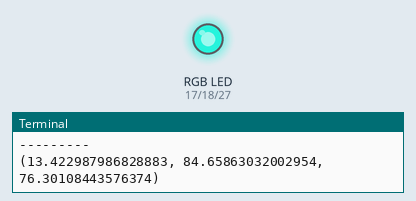
Recording of a program running on a simulated Raspberry Pi (BCM pin numbers). On the bench: an RGB LED mixed from three pins (HIGH = lit), the last lines printed to the terminal. Dim RGB values are drawn brighter than linear; random numbers come from a fixed seed.

Above: at 0.1 s.
At 4.7 s:
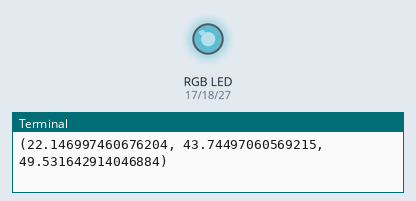
At 9.4 s:
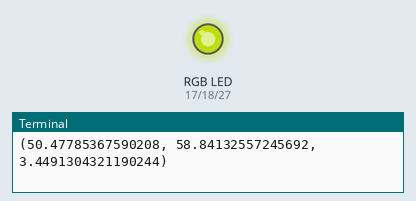
At 19.3 s:
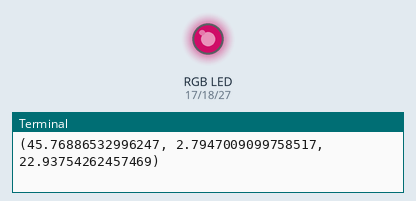
At 29.2 s:
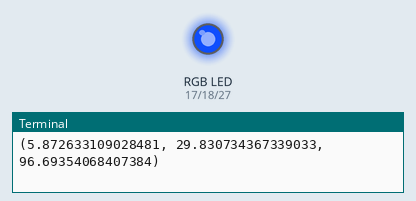
At 39.1 s:
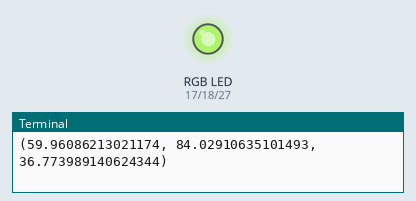
Timing chart, 0 to 40.0 s (numbered marks = the images above):
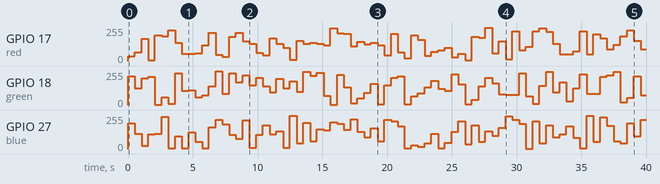

Measured:
- by itself, GPIO 17 (red): 0/255 → 34/255 at 0.00 s, → 65/255 0.52 s later, → 166/255 0.52 s later, → 7/255 0.52 s later, … (77 changes in this stretch)
- by itself, GPIO 27 (blue): 0/255 → 195/255 at 0.00 s, → 115/255 0.52 s later, → 24/255 0.52 s later, → 110/255 0.52 s later, … (77 changes in this stretch)

The program:

project6.py
```python
# http://raspberrypi.powersbrewery.com/project-6-rgb-led/

#!/usr/bin/env python
# -*- coding: utf-8 -*-
#
#  RGB_LED.py
#
# A short program to control an RGB LED by utilizing
# the PWM functions within the Python GPIO module
#
#  Copyright 2015  Ken Powers
#

# Import the modules used in the script
import random, time
import RPi.GPIO as GPIO
from random import randint

# Set GPIO to Broadcom system and set RGB Pin numbers
RUNNING = True
GPIO.setmode(GPIO.BCM)
red = 17
green = 18
blue = 27

# Set pins to output mode
GPIO.setup(red, GPIO.OUT)
GPIO.setup(green, GPIO.OUT)
GPIO.setup(blue, GPIO.OUT)

Freq = 100 #Hz
#Freq = 2 #Hz

# Setup all the LED colors with an initial
# duty cycle of 0 which is off
RED = GPIO.PWM(red, Freq)
RED.start(0)
GREEN = GPIO.PWM(green, Freq)
GREEN.start(0)
BLUE = GPIO.PWM(blue, Freq)
BLUE.start(0)

# Define a simple function to turn on the LED colors
def color2(R, G, B, on_time):
    #Freq = randint(1,100)
    #for Freq in range(1,200):
    #    # Setup all the LED colors with an initial
    #    # duty cycle of 0 which is off
    #    RED = GPIO.PWM(red, Freq)
    #    RED.start(0)
    #    GREEN = GPIO.PWM(green, Freq)
    #    GREEN.start(0)
    #    BLUE = GPIO.PWM(blue, Freq)
    #    BLUE.start(0)


    print (R, G, B, Freq)
    # Color brightness range is 0-100%
    RED.ChangeDutyCycle(R)
    GREEN.ChangeDutyCycle(G)
    BLUE.ChangeDutyCycle(B)
    time.sleep(on_time)

    # Turn all LEDs off after on_time seconds
    RED.ChangeDutyCycle(0)
    GREEN.ChangeDutyCycle(0)
    BLUE.ChangeDutyCycle(0)

# Define a simple function to turn on the LED colors
def color(R, G, B, on_time):
    print (R, G, B)
    # Color brightness range is 0-100%
    RED.ChangeDutyCycle(R)
    GREEN.ChangeDutyCycle(G)
    BLUE.ChangeDutyCycle(B)
    time.sleep(on_time)

    # Turn all LEDs off after on_time seconds
    RED.ChangeDutyCycle(0)
    GREEN.ChangeDutyCycle(0)
    BLUE.ChangeDutyCycle(0)

print("Light It Up!")
print("Press CTRL + C to quit.\n")
print(" R  G  B\n---------")

# Main loop
try:
    while RUNNING:
        #for Freq in range(1,100):
        #    print (Freq)
        #    # Setup all the LED colors with an initial
        #    # duty cycle of 0 which is off
        #    RED = GPIO.PWM(red, Freq)
        #    RED.start(0)
        #    GREEN = GPIO.PWM(green, Freq)
        #    GREEN.start(0)
        #    BLUE = GPIO.PWM(blue, Freq)
        #    BLUE.start(0)

	r1 = random.uniform(0.0, 99.9)
	g1 = random.uniform(0.0, 99.9)
	b1 = random.uniform(0.0, 99.9)
        color(r1,g1,b1, .52)

        #for x in range(0,2):
        #    for y in range(0,2):
        #        for z in range(0,2):
        #            print (x,y,z)
        #            # Slowly ramp up power percentage of each active color
        #            for i in range(0,101):
        #                ##print (x*i,y*i,z*i)
        #                #color((x*i),(y*i),(z*i), .02)


# If CTRL+C is pressed the main loop is broken
except KeyboardInterrupt:
    RUNNING = False
    print "\Quitting"

# Actions under 'finally' will always be called
# regardless of what stopped the program
finally:
    # Stop and cleanup so the pins
    # are available to be used again
    GPIO.cleanup()
```
